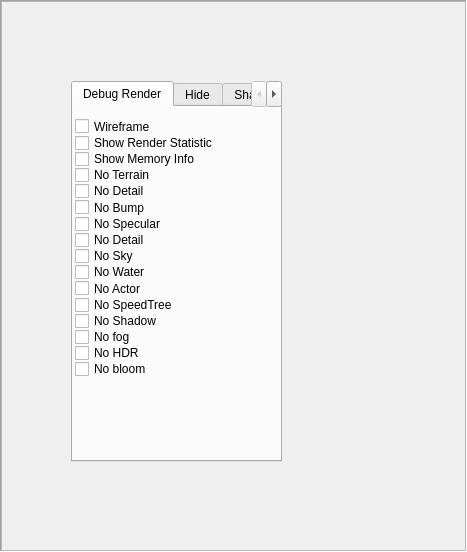
<ui version="4.0" >
 <class>DisplaySettingPanelClass</class>
 <widget class="QWidget" name="DisplaySettingPanelClass" >
  <property name="geometry" >
   <rect>
    <x>0</x>
    <y>0</y>
    <width>467</width>
    <height>552</height>
   </rect>
  </property>
  <property name="windowTitle" >
   <string>DisplaySettingPanel</string>
  </property>
  <layout class="QVBoxLayout" >
   <property name="spacing" >
    <number>0</number>
   </property>
   <property name="margin" >
    <number>0</number>
   </property>
   <item>
    <widget class="QFrame" name="rollupFrame" >
     <property name="frameShape" >
      <enum>QFrame::Panel</enum>
     </property>
     <property name="frameShadow" >
      <enum>QFrame::Sunken</enum>
     </property>
     <layout class="QHBoxLayout" >
      <property name="spacing" >
       <number>0</number>
      </property>
      <property name="margin" >
       <number>0</number>
      </property>
      <item>
       <widget class="Rollup" name="rollup" >
        <property name="autoFillBackground" >
         <bool>true</bool>
        </property>
        <property name="frameShape" >
         <enum>QFrame::StyledPanel</enum>
        </property>
        <property name="frameShadow" >
         <enum>QFrame::Raised</enum>
        </property>
        <widget class="QTabWidget" name="tabWidget" >
         <property name="geometry" >
          <rect>
           <x>70</x>
           <y>80</y>
           <width>211</width>
           <height>381</height>
          </rect>
         </property>
         <property name="currentIndex" >
          <number>0</number>
         </property>
         <widget class="QWidget" name="tab" >
          <attribute name="title" >
           <string>Debug Render</string>
          </attribute>
          <widget class="QFrame" name="frame_2" >
           <property name="geometry" >
            <rect>
             <x>0</x>
             <y>10</y>
             <width>191</width>
             <height>261</height>
            </rect>
           </property>
           <property name="frameShape" >
            <enum>QFrame::NoFrame</enum>
           </property>
           <property name="frameShadow" >
            <enum>QFrame::Raised</enum>
           </property>
           <layout class="QVBoxLayout" name="verticalLayout" >
            <property name="spacing" >
             <number>2</number>
            </property>
            <property name="margin" >
             <number>2</number>
            </property>
            <item>
             <widget class="QCheckBox" name="r_wireframe" >
              <property name="text" >
               <string>Wireframe</string>
              </property>
             </widget>
            </item>
            <item>
             <widget class="QCheckBox" name="r_showstat" >
              <property name="text" >
               <string>Show Render Statistic</string>
              </property>
             </widget>
            </item>
            <item>
             <widget class="QCheckBox" name="r_showMemoryInfo" >
              <property name="text" >
               <string>Show Memory Info</string>
              </property>
             </widget>
            </item>
            <item>
             <widget class="QCheckBox" name="r_noterrain" >
              <property name="text" >
               <string>No Terrain</string>
              </property>
             </widget>
            </item>
            <item>
             <widget class="QCheckBox" name="r_nodetail" >
              <property name="text" >
               <string>No Detail</string>
              </property>
             </widget>
            </item>
            <item>
             <widget class="QCheckBox" name="r_nobump" >
              <property name="text" >
               <string>No Bump</string>
              </property>
             </widget>
            </item>
            <item>
             <widget class="QCheckBox" name="r_nospecular" >
              <property name="text" >
               <string>No Specular</string>
              </property>
             </widget>
            </item>
            <item>
             <widget class="QCheckBox" name="r_detail" >
              <property name="text" >
               <string>No Detail</string>
              </property>
             </widget>
            </item>
            <item>
             <widget class="QCheckBox" name="r_sky" >
              <property name="text" >
               <string>No Sky</string>
              </property>
             </widget>
            </item>
            <item>
             <widget class="QCheckBox" name="r_water" >
              <property name="text" >
               <string>No Water</string>
              </property>
             </widget>
            </item>
            <item>
             <widget class="QCheckBox" name="r_actor" >
              <property name="text" >
               <string>No Actor</string>
              </property>
             </widget>
            </item>
            <item>
             <widget class="QCheckBox" name="r_speedtree" >
              <property name="text" >
               <string>No SpeedTree</string>
              </property>
             </widget>
            </item>
            <item>
             <widget class="QCheckBox" name="r_shadow_2" >
              <property name="text" >
               <string>No Shadow</string>
              </property>
             </widget>
            </item>
            <item>
             <widget class="QCheckBox" name="r_fog" >
              <property name="text" >
               <string>No fog</string>
              </property>
             </widget>
            </item>
            <item>
             <widget class="QCheckBox" name="r_hdr" >
              <property name="text" >
               <string>No HDR</string>
              </property>
             </widget>
            </item>
            <item>
             <widget class="QCheckBox" name="r_bloom" >
              <property name="text" >
               <string>No bloom</string>
              </property>
             </widget>
            </item>
           </layout>
          </widget>
         </widget>
         <widget class="QWidget" name="tab_3" >
          <attribute name="title" >
           <string>Hide</string>
          </attribute>
          <widget class="QWidget" native="1" name="widget" >
           <property name="geometry" >
            <rect>
             <x>10</x>
             <y>10</y>
             <width>171</width>
             <height>41</height>
            </rect>
           </property>
           <layout class="QVBoxLayout" name="verticalLayout_3" >
            <property name="spacing" >
             <number>2</number>
            </property>
            <property name="margin" >
             <number>2</number>
            </property>
            <item>
             <widget class="QCheckBox" name="r_showPhysics" >
              <property name="text" >
               <string>Show Physics</string>
              </property>
             </widget>
            </item>
            <item>
             <widget class="QCheckBox" name="r_helper" >
              <property name="text" >
               <string>Show Helper</string>
              </property>
             </widget>
            </item>
           </layout>
          </widget>
         </widget>
         <widget class="QWidget" name="tab_2" >
          <attribute name="title" >
           <string>Shader Debug</string>
          </attribute>
          <widget class="QFrame" name="frame" >
           <property name="geometry" >
            <rect>
             <x>20</x>
             <y>30</y>
             <width>159</width>
             <height>191</height>
            </rect>
           </property>
           <property name="frameShape" >
            <enum>QFrame::NoFrame</enum>
           </property>
           <property name="frameShadow" >
            <enum>QFrame::Raised</enum>
           </property>
           <layout class="QVBoxLayout" name="verticalLayout_2" >
            <property name="spacing" >
             <number>2</number>
            </property>
            <property name="margin" >
             <number>2</number>
            </property>
            <item>
             <widget class="QRadioButton" name="shaderDebug0" >
              <property name="text" >
               <string>No debug</string>
              </property>
             </widget>
            </item>
            <item>
             <widget class="QRadioButton" name="shaderDebug1" >
              <property name="text" >
               <string>Show Diffuse Map</string>
              </property>
             </widget>
            </item>
            <item>
             <widget class="QRadioButton" name="shaderDebug2" >
              <property name="text" >
               <string>Show Normal</string>
              </property>
             </widget>
            </item>
            <item>
             <widget class="QRadioButton" name="shaderDebug3" >
              <property name="text" >
               <string>Show Specular Map</string>
              </property>
             </widget>
            </item>
            <item>
             <widget class="QRadioButton" name="shaderDebug4" >
              <property name="text" >
               <string>Show Ambient Light</string>
              </property>
             </widget>
            </item>
            <item>
             <widget class="QRadioButton" name="shaderDebug5" >
              <property name="text" >
               <string>Show Diffuse Light</string>
              </property>
             </widget>
            </item>
            <item>
             <widget class="QRadioButton" name="shaderDebug6" >
              <property name="text" >
               <string>Show Specular Light</string>
              </property>
             </widget>
            </item>
            <item>
             <widget class="QRadioButton" name="shaderDebug7" >
              <property name="text" >
               <string>Show Fog Intensity</string>
              </property>
             </widget>
            </item>
           </layout>
          </widget>
         </widget>
        </widget>
       </widget>
      </item>
     </layout>
    </widget>
   </item>
  </layout>
 </widget>
 <layoutdefault spacing="6" margin="11" />
 <customwidgets>
  <customwidget>
   <class>Rollup</class>
   <extends>QFrame</extends>
   <header>rollup.h</header>
   <container>1</container>
  </customwidget>
 </customwidgets>
 <resources/>
 <connections/>
</ui>
